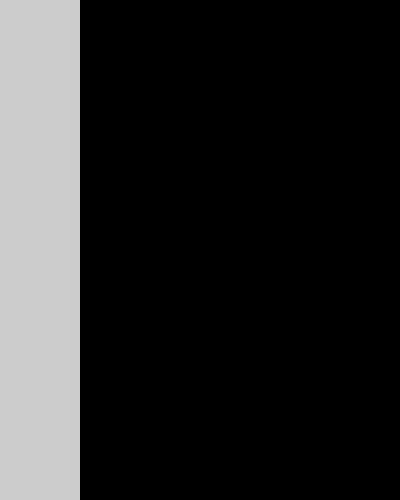
Frame 1 (no input)
Frame 60 (the mouse pressed at the canvas centre just before this capture): identical to frame 1, image omitted
Frame 120 (the mouse held since frame 60 and released just before this capture): identical to frame 1, image omitted

The Processing sketch that drew this single still picture (run headless with seeded random() and noise(); from frame 60 on, the mouse is pressed at the canvas centre):

// Processing sketch: w5_L3_DansVloerApp
// ── w5_L3_DansVloerApp.pde
void setup() {
  size(400, 500);
  surface.setResizable(true);
}

void draw() {
  tekenVloer(0);
}

void keyPressed() {
}

// ── DansVloer.pde
void tekenVloer(int kleur) {
  fill(kleur);
  noStroke();
  rect(width/5, 0, (width / 5) * 4, height);
}

// ── Knop.pde

int[] knopkleur = {
  #F71BED, //paars
  #F71B1B, //rood
  #1BF728, //groen
  #1B6EF7  //blauw
};

void tekenKnop() {
}

boolean muisoverKnop(int muisX, int muisY) {
  if (true) {
    return true;
  } else {
    return false;
  }
}
